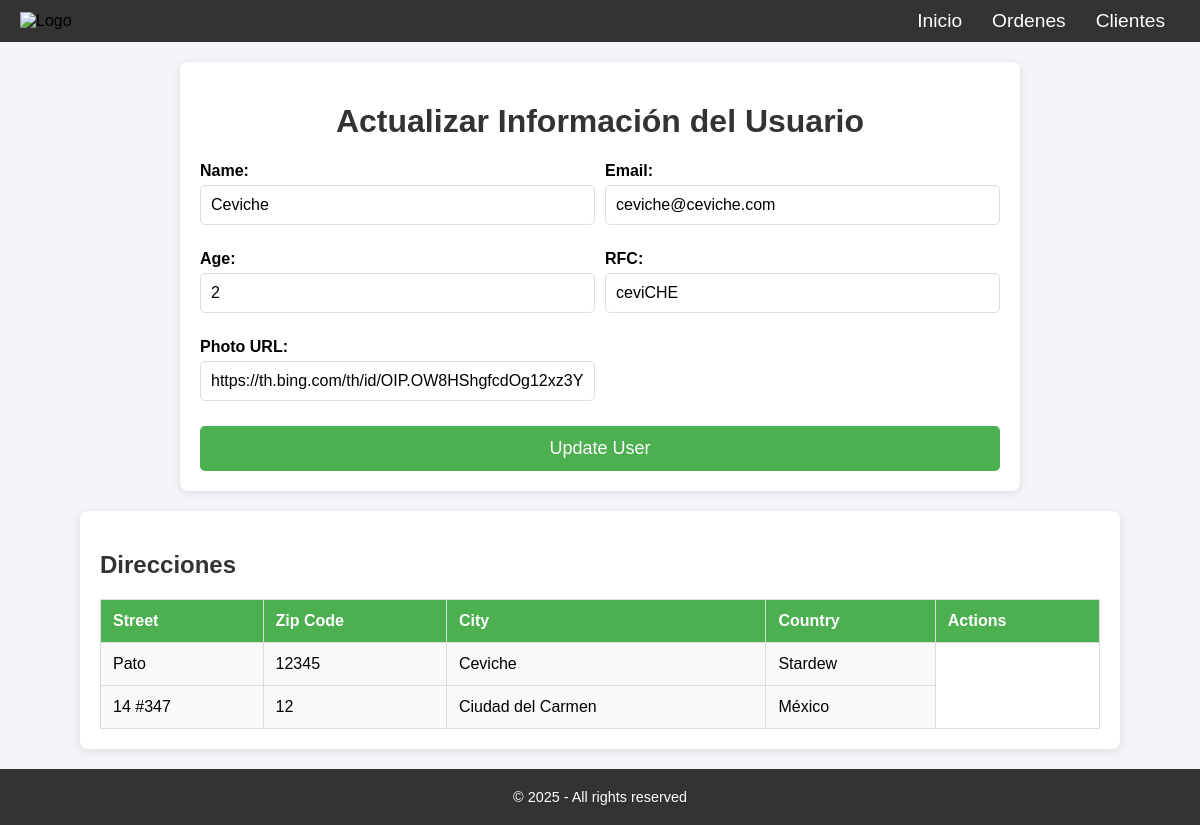
The page /clients/update/1 on the database as committed earlier.
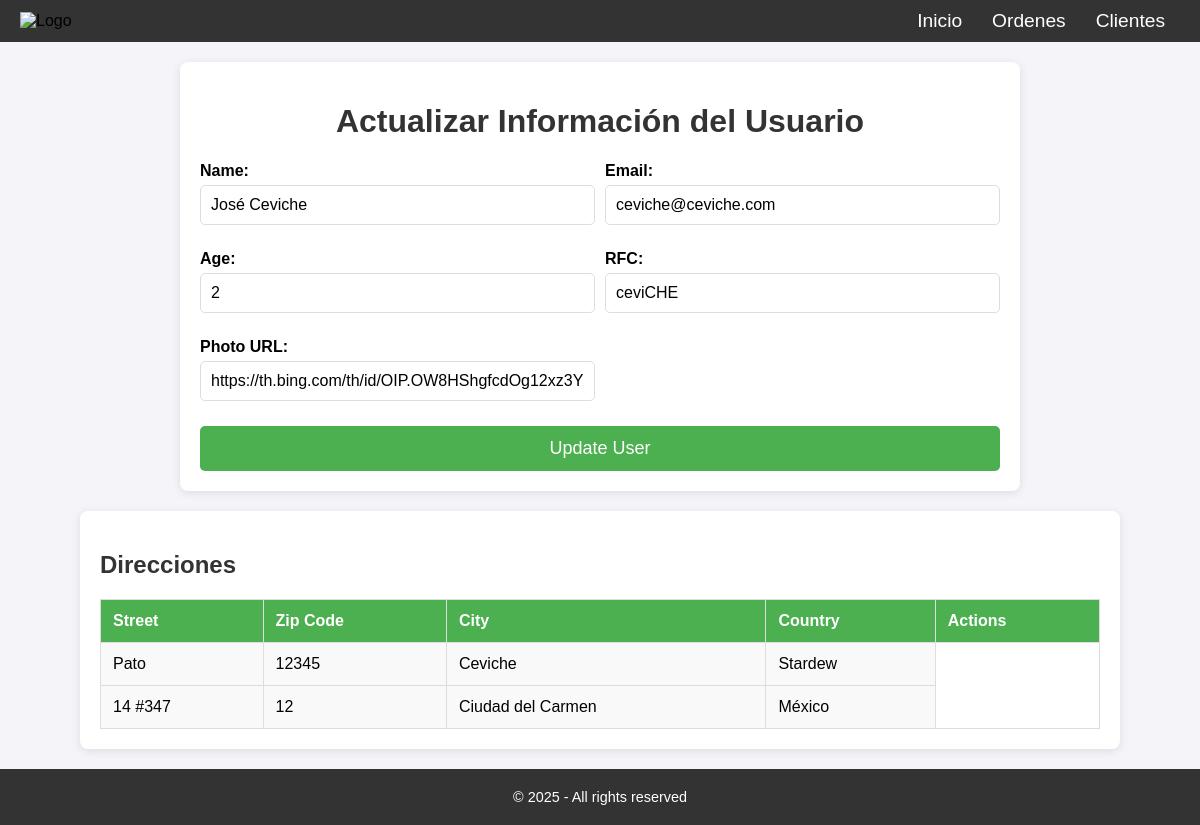
The same page on the database as committed later.
### clients/models.py (models this page shows)
class User(models.Model):
    name = models.CharField(max_length=200)
    email = models.CharField(max_length=200)
    age = models.IntegerField(default=18)
    rfc = models.CharField(max_length=200)
    photo = models.CharField(max_length=200)
    created_date = models.DateTimeField("date published")
    updated_date = models.DateTimeField("date published")

### clients/views.py (the view)
# urls.py: path("update/<int:id>", views.updateUserView, name="updateUserView"),
def updateUserView(request, id):
    user = get_object_or_404(User, id=id)
    user_address = user.user_address_set.all()
    data = {
        "user": user,
        "address": user_address
    }
    return render(request, "clients/update.html", data)

### templates/clients/update.html (shortened to what this page needs)
{% extends "base/base.html" %}
{% load static %}
{% block styles %}
    <link rel="stylesheet" href="{% static 'css/clients/update.css' %}">
{% endblock %}
{%block content %}
<div class="user-form-container">
    <h1>Actualizar Información del Usuario</h1>
    <form method="POST" action="{% url 'update_user' user.id %}" id="user-form">
        <div class="form-group">
            <label for="name">Name:</label>
            <input type="text" id="name" name="name" value="{{ user.name }}" required>
        </div>
        <div class="form-group">
            <label for="email">Email:</label>
            <input type="email" id="email" name="email" value="{{ user.email }}" required>
        </div>
        <div class="form-group">
            <label for="age">Age:</label>
            <input type="number" id="age" name="age" value="{{ user.age }}" required>
        </div>
        <div class="form-group">
            <label for="rfc">RFC:</label>
            <input type="text" id="rfc" name="rfc" value="{{ user.rfc }}" required>
        </div>
        <div class="form-group">
            <label for="photo">Photo URL:</label>
            <input type="text" id="photo" name="photo" value="{{ user.photo }}" required>
        </div>
        <button type="submit" id="submit-button">Update User</button>
    </form>
</div>
<div class="user-addresses-container">
    <h2>Direcciones</h2>
    {% if address %}
    <table>
        <thead>
            <tr>
                <th>Street</th>
                <th>Zip Code</th>
                <th>City</th>
                <th>Country</th>
                <th>Actions</th>
            </tr>
        </thead>
        <tbody>
            {% for address in address %}
            <tr>
                <td>{{ address.street }}</td>
                <td>{{ address.zip_code }}</td>
                <td>{{ address.city }}</td>
                <td>{{ address.country }}</td>
            </tr>
            {% endfor %}
        </tbody>
    </table>
    {% else %}
    <p>No addresses found for this user.</p>
    {% endif %}
</div>
{% endblock %}

Rows that differ between the two databases and show on the page:
changed User "ceviche@ceviche.com": name "Ceviche" → "José Ceviche"
